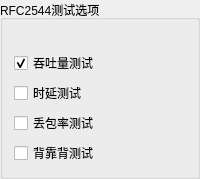
         <widget class="QGroupBox" name="groupBox_2">
          <property name="title">
           <string>RFC2544测试选项</string>
          </property>
          <layout class="QGridLayout" name="gridLayout_4">
           <item row="1" column="0">
            <layout class="QVBoxLayout" name="verticalLayout_2">
             <item>
              <widget class="QCheckBox" name="cBoxThroughput">
               <property name="text">
                <string>吞吐量测试</string>
               </property>
               <property name="checked">
                <bool>true</bool>
               </property>
              </widget>
             </item>
             <item>
              <widget class="QCheckBox" name="cBoxDelay">
               <property name="text">
                <string>时延测试</string>
               </property>
              </widget>
             </item>
             <item>
              <widget class="QCheckBox" name="cBoxPaketLossRate">
               <property name="text">
                <string>丢包率测试</string>
               </property>
              </widget>
             </item>
             <item>
              <widget class="QCheckBox" name="cBoxBackToBack">
               <property name="text">
                <string>背靠背测试</string>
               </property>
              </widget>
             </item>
            </layout>
           </item>
           <item row="0" column="0">
            <spacer name="horizontalSpacer_25">
             <property name="orientation">
              <enum>Qt::Horizontal</enum>
             </property>
             <property name="sizeHint" stdset="0">
              <size>
               <width>40</width>
               <height>20</height>
              </size>
             </property>
            </spacer>
           </item>
          </layout>
         </widget>
